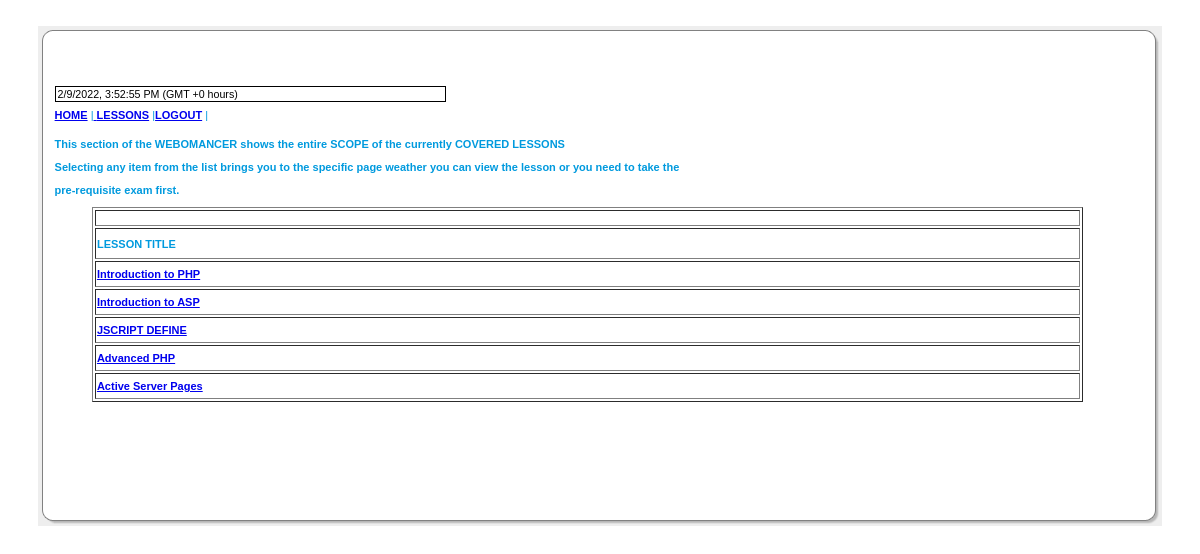
Page /_contents.php on the committed database.
### tables this page shows
CREATE TABLE `tbl_lessons` (
  `lesson_id_PK` smallint(12) NOT NULL auto_increment,
  `mod_id_FK` smallint(12) NOT NULL default '0',
  `_level` varchar(255) NOT NULL default '',
  `_title` varchar(255) NOT NULL default '',
  `_content` longblob NOT NULL,
  PRIMARY KEY  (`lesson_id_PK`)
);

### _config/wc_config.inc.php (called while the page is built, shortened)
<?php
require_once "template.inc";
 require_once "wc_userinfo.php";
class _ALTO_DB extends _Altomeyer_dbEx {
   var $_active_con;
   function _ALTO_DB () {
     $this->_whichFNC = 0;
   }
   function dbconnect () {
     if ($this->_active_con == null) {
        if ($this->_whichFNC == 2)
           $this->_active_con = @mysql_connect($this->_HostEx,$this->_UserEx,
                 $this->_PassEx) or die('could not connect');
        else
           $this->_active_con = mysql_connect(
                 $GLOBALS['_alto_config']['db']['host'],
                 $GLOBALS['_alto_config']['db']['user'],
                 $GLOBALS['_alto_config']['db']['pass']) or die('could not connect');
     }
   }
   function opendb ($query) {
     if (($result = mysql_query($query))==false)
        $this->_safe_croak("query error: " . mysql_error());
     $alldata = array();
     $dline = 0;
     while ($line = mysql_fetch_array($result, MYSQL_ASSOC)) {
        foreach ($line as $col_name => $col_value) {
           $alldata[$dline]["$col_name"] = "$col_value";
        }
        $dline = $dline + 1;
     }
     return($alldata);
   }
}
$_DB = new _ALTO_DB;
function opendb ($query)    { global $_DB; return $_DB->opendb($query); }
?>

### _config/wc_userinfo.php (called while the page is built, shortened)
<?PHP
	class __USERInfoClass__ extends _Altomeyer_dbEx
	{
		var $_gt_id;
		function _gtUserInfo()
		{
		  $_ci_id = $this->_gt_id;
		  $this->_rs_userinfo = "SELECT * FROM tbl_memberlist WHERE _member_id_PK = '$_ci_id'";
		  $_rs_res = opendb($this->_rs_userinfo);
		  $this->_rs_member	="SELECT * FROM tbl_userlist WHERE _user_id_PK = '$_ci_id'";
		  $_rs_m = opendb($this->_rs_member);
			 $_gt_retval = $this->_gt_covalues = array($_cu_memberidPK,$_cu_ln,$_cu_fn,$_cu_status,
			 											$_cu,$_u_username,$_u_password,$_u_email,
														$_cu_age,$_cu_gender,$_cu_occupation,$_level);
			 return $_gt_retval;
		}
	}
?>

### _contents.php (the view, shortened to what this page needs)
<?php
	require_once ("_config/wc_config.inc.php");
	$session = new _ALTO_Session(__ALTO_SESSION_USER__);
	if($session->_alto_session_auth() == false)
	{
		$session->_alto_session_cleanup();
	}
	$useridPK = $session->useridFK;
	$_p = new __USERInfoClass__;
	$_p->_gt_id = $useridPK;
	$_v =$_p->_gtUserInfo();
	$db = new _ALTO_DB;
	$_ltype = $_GET['type'];
	$_lesson_rs = "SELECT * FROM tbl_lessons";
	$_lesson_rr = $db->opendb($_lesson_rs);
	foreach($_lesson_rr as $_lesson_rw )
	{
		$_lesson_id_PK = $_lesson_rw['lesson_id_PK'];
		$_title = $_lesson_rw['_title'];
		$_l = $_lesson_rw['_level'];
		$_url = "<a href =\"_contents.php?nlevel=$_l&lesson_id_PK=$_lesson_id_PK&type=$_ltype&useridPK=$useridPK&level=$_v[11]&action=view\"> $_title </a> ";
	}
?>

### _config/template.inc (shortened to what this page needs)
<?php
class Template {
  var $varvals = array();
  function set_unknowns($unknowns = "keep") {
    $this->unknowns = $unknowns;
  }
  function set_var($varname, $value = "") {
    if (!is_array($varname)) {
        $this->varvals[$varname] = $value;
    }
  }
  function get_var($varname) {
    if (!is_array($varname)) {
      return $this->varvals[$varname];
    } else {
      reset($varname);
      while(list($k, $v) = each($varname)) {
        $result[$k] = $this->varvals[$k];
      }
      return $result;
    }
  }
  function finish($str) {
    return $str;
  }
  function p($varname) {
    print $this->finish($this->get_var($varname));
  }
}
?>

### rows in the picture
tbl_lessons: _title "Introduction to PHP"
tbl_lessons: _title "Introduction to ASP"
tbl_lessons: _title "JSCRIPT DEFINE"
tbl_lessons: _title "Advanced PHP"
tbl_lessons: _title "Active Server Pages"
